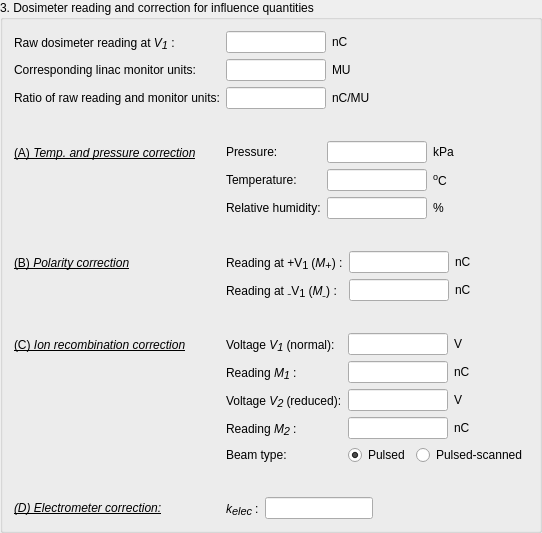
          <widget class="QGroupBox" name="sectionThreeGB">
           <property name="enabled">
            <bool>true</bool>
           </property>
           <property name="sizePolicy">
            <sizepolicy hsizetype="MinimumExpanding" vsizetype="Preferred">
             <horstretch>0</horstretch>
             <verstretch>0</verstretch>
            </sizepolicy>
           </property>
           <property name="title">
            <string>3. Dosimeter reading and correction for influence quantities</string>
           </property>
           <property name="flat">
            <bool>false</bool>
           </property>
           <property name="checkable">
            <bool>false</bool>
           </property>
           <layout class="QVBoxLayout" name="verticalLayout_6">
            <item>
             <layout class="QFormLayout" name="sectionThreeFL">
              <property name="fieldGrowthPolicy">
               <enum>QFormLayout::ExpandingFieldsGrow</enum>
              </property>
              <item row="0" column="0">
               <widget class="QLabel" name="rawDosReadLabel">
                <property name="sizePolicy">
                 <sizepolicy hsizetype="Fixed" vsizetype="Preferred">
                  <horstretch>0</horstretch>
                  <verstretch>0</verstretch>
                 </sizepolicy>
                </property>
                <property name="text">
                 <string>&lt;html&gt;&lt;head/&gt;&lt;body&gt;&lt;p&gt;Raw dosimeter reading at &lt;span style=&quot; font-style:italic;&quot;&gt;V&lt;/span&gt;&lt;span style=&quot; font-size:12pt; font-style:italic; vertical-align:sub;&quot;&gt;1&lt;/span&gt; :&lt;/p&gt;&lt;/body&gt;&lt;/html&gt;</string>
                </property>
                <property name="textFormat">
                 <enum>Qt::MarkdownText</enum>
                </property>
               </widget>
              </item>
              <item row="0" column="1">
               <layout class="QHBoxLayout" name="rawDosReadHL">
                <item>
                 <widget class="QLineEdit" name="rawDosReadLE">
                  <property name="sizePolicy">
                   <sizepolicy hsizetype="Fixed" vsizetype="Fixed">
                    <horstretch>0</horstretch>
                    <verstretch>0</verstretch>
                   </sizepolicy>
                  </property>
                  <property name="minimumSize">
                   <size>
                    <width>100</width>
                    <height>0</height>
                   </size>
                  </property>
                  <property name="maximumSize">
                   <size>
                    <width>100</width>
                    <height>16777215</height>
                   </size>
                  </property>
                 </widget>
                </item>
                <item>
                 <widget class="QLabel" name="rawDosReadUnit">
                  <property name="text">
                   <string>nC</string>
                  </property>
                 </widget>
                </item>
               </layout>
              </item>
              <item row="1" column="0">
               <widget class="QLabel" name="corrLinacMULabel">
                <property name="text">
                 <string>Corresponding linac monitor units:</string>
                </property>
               </widget>
              </item>
              <item row="1" column="1">
               <layout class="QHBoxLayout" name="corrLinacMUHL">
                <item>
                 <widget class="QLineEdit" name="corrLinacMULE">
                  <property name="sizePolicy">
                   <sizepolicy hsizetype="Fixed" vsizetype="Fixed">
                    <horstretch>0</horstretch>
                    <verstretch>0</verstretch>
                   </sizepolicy>
                  </property>
                  <property name="minimumSize">
                   <size>
                    <width>100</width>
                    <height>0</height>
                   </size>
                  </property>
                  <property name="maximumSize">
                   <size>
                    <width>100</width>
                    <height>16777215</height>
                   </size>
                  </property>
                 </widget>
                </item>
                <item>
                 <widget class="QLabel" name="corrLinacMUUnit">
                  <property name="text">
                   <string>MU</string>
                  </property>
                 </widget>
                </item>
               </layout>
              </item>
              <item row="2" column="0">
               <widget class="QLabel" name="ratioReadMULabel">
                <property name="text">
                 <string>Ratio of raw reading and monitor units:</string>
                </property>
               </widget>
              </item>
              <item row="2" column="1">
               <layout class="QHBoxLayout" name="ratioReadMUHL">
                <item>
                 <widget class="QLineEdit" name="ratioReadMULE">
                  <property name="sizePolicy">
                   <sizepolicy hsizetype="Fixed" vsizetype="Fixed">
                    <horstretch>0</horstretch>
                    <verstretch>0</verstretch>
                   </sizepolicy>
                  </property>
                  <property name="minimumSize">
                   <size>
                    <width>100</width>
                    <height>0</height>
                   </size>
                  </property>
                  <property name="maximumSize">
                   <size>
                    <width>100</width>
                    <height>16777215</height>
                   </size>
                  </property>
                 </widget>
                </item>
                <item>
                 <widget class="QLabel" name="ratioReadMUUnit">
                  <property name="text">
                   <string>nC/MU</string>
                  </property>
                 </widget>
                </item>
               </layout>
              </item>
              <item row="3" column="0">
               <spacer name="tempPressCorrSpacer">
                <property name="orientation">
                 <enum>Qt::Vertical</enum>
                </property>
                <property name="sizeHint" stdset="0">
                 <size>
                  <width>20</width>
                  <height>20</height>
                 </size>
                </property>
               </spacer>
              </item>
              <item row="4" column="0">
               <widget class="QLabel" name="tempPressCorrLabel">
                <property name="text">
                 <string>&lt;html&gt;&lt;head/&gt;&lt;body&gt;&lt;p&gt;&lt;span style=&quot; text-decoration: underline;&quot;&gt;(A)&lt;/span&gt;&lt;span style=&quot; font-style:italic; text-decoration: underline;&quot;&gt; Temp. and pressure correction&lt;/span&gt;&lt;/p&gt;&lt;/body&gt;&lt;/html&gt;</string>
                </property>
               </widget>
              </item>
              <item row="4" column="1">
               <layout class="QFormLayout" name="tempPressCorrFL">
                <property name="fieldGrowthPolicy">
                 <enum>QFormLayout::ExpandingFieldsGrow</enum>
                </property>
                <item row="0" column="0">
                 <widget class="QLabel" name="userPressureLabel">
                  <property name="text">
                   <string>Pressure:</string>
                  </property>
                 </widget>
                </item>
                <item row="0" column="1">
                 <layout class="QHBoxLayout" name="userPressureHL">
                  <item>
                   <widget class="QLineEdit" name="userPressureLE">
                    <property name="sizePolicy">
                     <sizepolicy hsizetype="Fixed" vsizetype="Fixed">
                      <horstretch>0</horstretch>
                      <verstretch>0</verstretch>
                     </sizepolicy>
                    </property>
                    <property name="minimumSize">
                     <size>
                      <width>100</width>
                      <height>0</height>
                     </size>
                    </property>
                    <property name="maximumSize">
                     <size>
                      <width>100</width>
                      <height>16777215</height>
                     </size>
                    </property>
                   </widget>
                  </item>
                  <item>
                   <widget class="QLabel" name="userPressureUnit">
                    <property name="text">
                     <string>kPa</string>
                    </property>
                   </widget>
                  </item>
                 </layout>
                </item>
                <item row="1" column="0">
                 <widget class="QLabel" name="userTempLabel">
                  <property name="text">
                   <string>Temperature:</string>
                  </property>
                 </widget>
                </item>
                <item row="1" column="1">
                 <layout class="QHBoxLayout" name="userTempHL">
                  <item>
                   <widget class="QLineEdit" name="userTempLE">
                    <property name="sizePolicy">
                     <sizepolicy hsizetype="Fixed" vsizetype="Fixed">
                      <horstretch>0</horstretch>
                      <verstretch>0</verstretch>
                     </sizepolicy>
                    </property>
                    <property name="minimumSize">
                     <size>
                      <width>100</width>
                      <height>0</height>
                     </size>
                    </property>
                    <property name="maximumSize">
                     <size>
                      <width>100</width>
                      <height>16777215</height>
                     </size>
                    </property>
                   </widget>
                  </item>
                  <item>
                   <widget class="QLabel" name="userTempUnit">
                    <property name="text">
                     <string>&lt;html&gt;&lt;head/&gt;&lt;body&gt;&lt;p&gt;&lt;span style=&quot; font-size:11pt; vertical-align:super;&quot;&gt;o&lt;/span&gt;C&lt;/p&gt;&lt;/body&gt;&lt;/html&gt;</string>
                    </property>
                   </widget>
                  </item>
                 </layout>
                </item>
                <item row="2" column="0">
                 <widget class="QLabel" name="userHumidityLabel">
                  <property name="text">
                   <string>Relative humidity:</string>
                  </property>
                 </widget>
                </item>
                <item row="2" column="1">
                 <layout class="QHBoxLayout" name="userHumidityHL">
                  <item>
                   <widget class="QLineEdit" name="userHumidityLE">
                    <property name="sizePolicy">
                     <sizepolicy hsizetype="Fixed" vsizetype="Fixed">
                      <horstretch>0</horstretch>
                      <verstretch>0</verstretch>
                     </sizepolicy>
                    </property>
                    <property name="minimumSize">
                     <size>
                      <width>100</width>
                      <height>0</height>
                     </size>
                    </property>
                    <property name="maximumSize">
                     <size>
                      <width>100</width>
                      <height>16777215</height>
                     </size>
                    </property>
                   </widget>
                  </item>
                  <item>
                   <widget class="QLabel" name="userHumidityUnit">
                    <property name="text">
                     <string>%</string>
                    </property>
                   </widget>
                  </item>
                 </layout>
                </item>
               </layout>
              </item>
              <item row="5" column="0">
               <spacer name="polarCorrSpacer">
                <property name="orientation">
                 <enum>Qt::Vertical</enum>
                </property>
                <property name="sizeHint" stdset="0">
                 <size>
                  <width>20</width>
                  <height>20</height>
                 </size>
                </property>
               </spacer>
              </item>
              <item row="6" column="0">
               <widget class="QLabel" name="polarCorrLabel">
                <property name="text">
                 <string>&lt;html&gt;&lt;head/&gt;&lt;body&gt;&lt;p&gt;&lt;span style=&quot; text-decoration: underline;&quot;&gt;(B)&lt;/span&gt;&lt;span style=&quot; font-style:italic; text-decoration: underline;&quot;&gt; Polarity correction&lt;/span&gt;&lt;/p&gt;&lt;/body&gt;&lt;/html&gt;</string>
                </property>
               </widget>
              </item>
              <item row="6" column="1">
               <layout class="QFormLayout" name="polarCorrFL">
                <property name="fieldGrowthPolicy">
                 <enum>QFormLayout::ExpandingFieldsGrow</enum>
                </property>
                <item row="0" column="0">
                 <widget class="QLabel" name="readMPosLabel">
                  <property name="text">
                   <string>&lt;html&gt;&lt;head/&gt;&lt;body&gt;&lt;p&gt;Reading at +V&lt;span style=&quot; font-size:12pt; vertical-align:sub;&quot;&gt;1 &lt;/span&gt;(&lt;span style=&quot; font-style:italic;&quot;&gt;M&lt;/span&gt;&lt;span style=&quot; font-size:12pt; vertical-align:sub;&quot;&gt;+&lt;/span&gt;) :&lt;/p&gt;&lt;/body&gt;&lt;/html&gt;</string>
                  </property>
                 </widget>
                </item>
                <item row="0" column="1">
                 <layout class="QHBoxLayout" name="readPosHL">
                  <item>
                   <widget class="QLineEdit" name="readMPosLE">
                    <property name="sizePolicy">
                     <sizepolicy hsizetype="Fixed" vsizetype="Fixed">
                      <horstretch>0</horstretch>
                      <verstretch>0</verstretch>
                     </sizepolicy>
                    </property>
                    <property name="minimumSize">
                     <size>
                      <width>100</width>
                      <height>0</height>
                     </size>
                    </property>
                    <property name="maximumSize">
                     <size>
                      <width>100</width>
                      <height>16777215</height>
                     </size>
                    </property>
                   </widget>
                  </item>
                  <item>
                   <widget class="QLabel" name="readMPosUnit">
                    <property name="text">
                     <string>nC</string>
                    </property>
                   </widget>
                  </item>
                 </layout>
                </item>
                <item row="1" column="0">
                 <widget class="QLabel" name="readMNegLabel">
                  <property name="text">
                   <string>&lt;html&gt;&lt;head/&gt;&lt;body&gt;&lt;p&gt;Reading at ₋V&lt;span style=&quot; font-size:12pt; vertical-align:sub;&quot;&gt;1 &lt;/span&gt;(&lt;span style=&quot; font-style:italic;&quot;&gt;M&lt;/span&gt;&lt;span style=&quot; font-size:12pt; font-style:italic; vertical-align:sub;&quot;&gt;₋&lt;/span&gt;) :&lt;/p&gt;&lt;/body&gt;&lt;/html&gt;</string>
                  </property>
                 </widget>
                </item>
                <item row="1" column="1">
                 <layout class="QHBoxLayout" name="readNegHL">
                  <item>
                   <widget class="QLineEdit" name="readMNegLE">
                    <property name="sizePolicy">
                     <sizepolicy hsizetype="Fixed" vsizetype="Fixed">
                      <horstretch>0</horstretch>
                      <verstretch>0</verstretch>
                     </sizepolicy>
                    </property>
                    <property name="minimumSize">
                     <size>
                      <width>100</width>
                      <height>0</height>
                     </size>
                    </property>
                    <property name="maximumSize">
                     <size>
                      <width>100</width>
                      <height>16777215</height>
                     </size>
                    </property>
                   </widget>
                  </item>
                  <item>
                   <widget class="QLabel" name="readMNegUnit">
                    <property name="text">
                     <string>nC</string>
                    </property>
                   </widget>
                  </item>
                 </layout>
                </item>
               </layout>
              </item>
              <item row="7" column="0">
               <spacer name="ionRecombCorrSpacer">
                <property name="orientation">
                 <enum>Qt::Vertical</enum>
                </property>
                <property name="sizeHint" stdset="0">
                 <size>
                  <width>20</width>
                  <height>20</height>
                 </size>
                </property>
               </spacer>
              </item>
              <item row="8" column="0">
               <widget class="QLabel" name="ionRecombCorrLabel">
                <property name="text">
                 <string>&lt;html&gt;&lt;head/&gt;&lt;body&gt;&lt;p&gt;&lt;span style=&quot; text-decoration: underline;&quot;&gt;(C)&lt;/span&gt;&lt;span style=&quot; font-style:italic; text-decoration: underline;&quot;&gt; Ion recombination correction&lt;/span&gt;&lt;/p&gt;&lt;/body&gt;&lt;/html&gt;</string>
                </property>
               </widget>
              </item>
              <item row="8" column="1">
               <layout class="QFormLayout" name="ionRecombCorrFL">
                <property name="fieldGrowthPolicy">
                 <enum>QFormLayout::ExpandingFieldsGrow</enum>
                </property>
                <property name="rowWrapPolicy">
                 <enum>QFormLayout::DontWrapRows</enum>
                </property>
                <item row="0" column="0">
                 <widget class="QLabel" name="normVoltageLabel">
                  <property name="text">
                   <string>&lt;html&gt;&lt;head/&gt;&lt;body&gt;&lt;p&gt;Voltage &lt;span style=&quot; font-style:italic;&quot;&gt;V&lt;/span&gt;&lt;span style=&quot; font-size:12pt; font-style:italic; vertical-align:sub;&quot;&gt;1 &lt;/span&gt;(normal):&lt;/p&gt;&lt;/body&gt;&lt;/html&gt;</string>
                  </property>
                 </widget>
                </item>
                <item row="0" column="1">
                 <layout class="QHBoxLayout" name="horizontalLayout_27">
                  <item>
                   <widget class="QLineEdit" name="normVoltageLE">
                    <property name="sizePolicy">
                     <sizepolicy hsizetype="Fixed" vsizetype="Fixed">
                      <horstretch>0</horstretch>
                      <verstretch>0</verstretch>
                     </sizepolicy>
                    </property>
                    <property name="minimumSize">
                     <size>
                      <width>100</width>
                      <height>0</height>
                     </size>
                    </property>
                    <property name="maximumSize">
                     <size>
                      <width>100</width>
                      <height>16777215</height>
                     </size>
                    </property>
                   </widget>
                  </item>
                  <item>
                   <widget class="QLabel" name="normVoltageUnit">
                    <property name="text">
                     <string>V</string>
                    </property>
                   </widget>
                  </item>
                 </layout>
                </item>
                <item row="1" column="0">
                 <widget class="QLabel" name="normReadLabel">
                  <property name="text">
                   <string>&lt;html&gt;&lt;head/&gt;&lt;body&gt;&lt;p&gt;Reading &lt;span style=&quot; font-style:italic;&quot;&gt;M&lt;/span&gt;&lt;span style=&quot; font-size:12pt; font-style:italic; vertical-align:sub;&quot;&gt;1 &lt;/span&gt;:&lt;/p&gt;&lt;/body&gt;&lt;/html&gt;</string>
                  </property>
                 </widget>
                </item>
                <item row="1" column="1">
                 <layout class="QHBoxLayout" name="horizontalLayout_28">
                  <item>
                   <widget class="QLineEdit" name="normReadLE">
                    <property name="sizePolicy">
                     <sizepolicy hsizetype="Fixed" vsizetype="Fixed">
                      <horstretch>0</horstretch>
                      <verstretch>0</verstretch>
                     </sizepolicy>
                    </property>
                    <property name="minimumSize">
                     <size>
                      <width>100</width>
                      <height>0</height>
                     </size>
                    </property>
                    <property name="maximumSize">
                     <size>
                      <width>100</width>
                      <height>16777215</height>
                     </size>
                    </property>
                   </widget>
                  </item>
                  <item>
                   <widget class="QLabel" name="normReadUnit">
                    <property name="text">
                     <string>nC</string>
                    </property>
                   </widget>
                  </item>
                 </layout>
                </item>
                <item row="2" column="0">
                 <widget class="QLabel" name="redVoltageLabel">
                  <property name="text">
                   <string>&lt;html&gt;&lt;head/&gt;&lt;body&gt;&lt;p&gt;Voltage &lt;span style=&quot; font-style:italic;&quot;&gt;V&lt;/span&gt;&lt;span style=&quot; font-size:12pt; font-style:italic; vertical-align:sub;&quot;&gt;2 &lt;/span&gt;(reduced):&lt;/p&gt;&lt;/body&gt;&lt;/html&gt;</string>
                  </property>
                 </widget>
                </item>
                <item row="2" column="1">
                 <layout class="QHBoxLayout" name="horizontalLayout_29">
                  <item>
                   <widget class="QLineEdit" name="redVoltageLE">
                    <property name="sizePolicy">
                     <sizepolicy hsizetype="Fixed" vsizetype="Fixed">
                      <horstretch>0</horstretch>
                      <verstretch>0</verstretch>
                     </sizepolicy>
                    </property>
                    <property name="minimumSize">
                     <size>
                      <width>100</width>
                      <height>0</height>
                     </size>
                    </property>
                    <property name="maximumSize">
                     <size>
                      <width>100</width>
                      <height>16777215</height>
                     </size>
                    </property>
                   </widget>
                  </item>
                  <item>
                   <widget class="QLabel" name="redVoltageUnit">
                    <property name="text">
                     <string>V</string>
                    </property>
                   </widget>
                  </item>
                 </layout>
                </item>
                <item row="3" column="0">
                 <widget class="QLabel" name="redReadLabel">
                  <property name="text">
                   <string>&lt;html&gt;&lt;head/&gt;&lt;body&gt;&lt;p&gt;Reading &lt;span style=&quot; font-style:italic;&quot;&gt;M&lt;/span&gt;&lt;span style=&quot; font-size:12pt; font-style:italic; vertical-align:sub;&quot;&gt;2 &lt;/span&gt;:&lt;/p&gt;&lt;/body&gt;&lt;/html&gt;</string>
                  </property>
                 </widget>
                </item>
                <item row="3" column="1">
                 <layout class="QHBoxLayout" name="horizontalLayout_30">
                  <item>
                   <widget class="QLineEdit" name="redReadLE">
                    <property name="sizePolicy">
                     <sizepolicy hsizetype="Fixed" vsizetype="Fixed">
                      <horstretch>0</horstretch>
                      <verstretch>0</verstretch>
                     </sizepolicy>
                    </property>
                    <property name="minimumSize">
                     <size>
                      <width>100</width>
                      <height>0</height>
                     </size>
                    </property>
                    <property name="maximumSize">
                     <size>
                      <width>100</width>
                      <height>16777215</height>
                     </size>
                    </property>
                   </widget>
                  </item>
                  <item>
                   <widget class="QLabel" name="redReadUnit">
                    <property name="text">
                     <string>nC</string>
                    </property>
                   </widget>
                  </item>
                 </layout>
                </item>
                <item row="4" column="0">
                 <widget class="QLabel" name="beamTypeLabel">
                  <property name="text">
                   <string>Beam type:</string>
                  </property>
                 </widget>
                </item>
                <item row="4" column="1">
                 <layout class="QHBoxLayout" name="beamTypeHL">
                  <item>
                   <widget class="QRadioButton" name="pulsedRadioButton">
                    <property name="text">
                     <string>Pulsed</string>
                    </property>
                    <property name="checked">
                     <bool>true</bool>
                    </property>
                    <property name="autoExclusive">
                     <bool>true</bool>
                    </property>
                    <attribute name="buttonGroup">
                     <string notr="true">beamTypeGroup</string>
                    </attribute>
                   </widget>
                  </item>
                  <item>
                   <widget class="QRadioButton" name="pulsedScanRadioButton">
                    <property name="text">
                     <string>Pulsed-scanned</string>
                    </property>
                    <attribute name="buttonGroup">
                     <string notr="true">beamTypeGroup</string>
                    </attribute>
                   </widget>
                  </item>
                 </layout>
                </item>
               </layout>
              </item>
              <item row="10" column="0">
               <widget class="QLabel" name="electmeterCorrLabel">
                <property name="text">
                 <string>&lt;html&gt;&lt;head/&gt;&lt;body&gt;&lt;p&gt;&lt;span style=&quot; font-style:italic; text-decoration: underline;&quot;&gt;(D) Electrometer correction:&lt;/span&gt;&lt;/p&gt;&lt;/body&gt;&lt;/html&gt;</string>
                </property>
               </widget>
              </item>
              <item row="10" column="1">
               <layout class="QHBoxLayout" name="horizontalLayout">
                <item>
                 <widget class="QLabel" name="kElecLabel_2">
                  <property name="text">
                   <string>&lt;html&gt;&lt;head/&gt;&lt;body&gt;&lt;p&gt;&lt;span style=&quot; font-style:italic;&quot;&gt;k&lt;/span&gt;&lt;span style=&quot; font-size:12pt; font-style:italic; vertical-align:sub;&quot;&gt;elec &lt;/span&gt;:&lt;/p&gt;&lt;/body&gt;&lt;/html&gt;</string>
                  </property>
                 </widget>
                </item>
                <item>
                 <widget class="QLineEdit" name="kElecLE_2">
                  <property name="sizePolicy">
                   <sizepolicy hsizetype="Fixed" vsizetype="Fixed">
                    <horstretch>0</horstretch>
                    <verstretch>0</verstretch>
                   </sizepolicy>
                  </property>
                 </widget>
                </item>
               </layout>
              </item>
              <item row="9" column="0">
               <widget class="QWidget" name="electmeterCorrSpacer" native="true">
                <property name="sizePolicy">
                 <sizepolicy hsizetype="MinimumExpanding" vsizetype="MinimumExpanding">
                  <horstretch>0</horstretch>
                  <verstretch>0</verstretch>
                 </sizepolicy>
                </property>
                <property name="minimumSize">
                 <size>
                  <width>20</width>
                  <height>20</height>
                 </size>
                </property>
                <layout class="QVBoxLayout" name="verticalLayout_7">
                 <property name="leftMargin">
                  <number>0</number>
                 </property>
                 <property name="topMargin">
                  <number>0</number>
                 </property>
                 <property name="rightMargin">
                  <number>0</number>
                 </property>
                 <property name="bottomMargin">
                  <number>0</number>
                 </property>
                 <item>
                  <spacer name="verticalSpacer_3">
                   <property name="orientation">
                    <enum>Qt::Vertical</enum>
                   </property>
                   <property name="sizeType">
                    <enum>QSizePolicy::Fixed</enum>
                   </property>
                   <property name="sizeHint" stdset="0">
                    <size>
                     <width>20</width>
                     <height>20</height>
                    </size>
                   </property>
                  </spacer>
                 </item>
                </layout>
               </widget>
              </item>
             </layout>
            </item>
           </layout>
          </widget>
